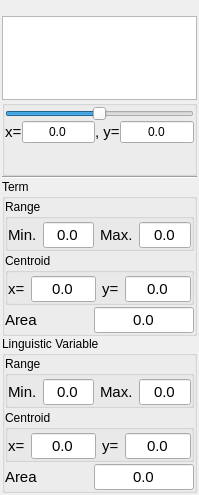
<?xml version="1.0" encoding="UTF-8"?>
<ui version="4.0">
 <class>Grapher</class>
 <widget class="QWidget" name="Grapher">
  <property name="geometry">
   <rect>
    <x>0</x>
    <y>0</y>
    <width>199</width>
    <height>495</height>
   </rect>
  </property>
  <property name="sizePolicy">
   <sizepolicy hsizetype="Preferred" vsizetype="Maximum">
    <horstretch>0</horstretch>
    <verstretch>0</verstretch>
   </sizepolicy>
  </property>
  <property name="focusPolicy">
   <enum>Qt::ClickFocus</enum>
  </property>
  <property name="contextMenuPolicy">
   <enum>Qt::DefaultContextMenu</enum>
  </property>
  <property name="windowTitle">
   <string>Form</string>
  </property>
  <layout class="QVBoxLayout" name="verticalLayout">
   <property name="spacing">
    <number>0</number>
   </property>
   <property name="margin">
    <number>2</number>
   </property>
   <item>
    <widget class="QLabel" name="lbl_name">
     <property name="text">
      <string/>
     </property>
    </widget>
   </item>
   <item>
    <widget class="QGraphicsView" name="gvw_canvas">
     <property name="sizePolicy">
      <sizepolicy hsizetype="Expanding" vsizetype="Maximum">
       <horstretch>0</horstretch>
       <verstretch>0</verstretch>
      </sizepolicy>
     </property>
     <property name="focusPolicy">
      <enum>Qt::NoFocus</enum>
     </property>
     <property name="contextMenuPolicy">
      <enum>Qt::NoContextMenu</enum>
     </property>
     <property name="verticalScrollBarPolicy">
      <enum>Qt::ScrollBarAsNeeded</enum>
     </property>
     <property name="horizontalScrollBarPolicy">
      <enum>Qt::ScrollBarAsNeeded</enum>
     </property>
     <property name="backgroundBrush">
      <brush brushstyle="NoBrush">
       <color alpha="0">
        <red>0</red>
        <green>0</green>
        <blue>0</blue>
       </color>
      </brush>
     </property>
     <property name="foregroundBrush">
      <brush brushstyle="NoBrush">
       <color alpha="0">
        <red>0</red>
        <green>0</green>
        <blue>0</blue>
       </color>
      </brush>
     </property>
     <property name="sceneRect">
      <rectf>
       <x>0.000000000000000</x>
       <y>0.000000000000000</y>
       <width>0.000000000000000</width>
       <height>0.000000000000000</height>
      </rectf>
     </property>
     <property name="renderHints">
      <set>QPainter::Antialiasing|QPainter::HighQualityAntialiasing|QPainter::SmoothPixmapTransform|QPainter::TextAntialiasing</set>
     </property>
     <property name="resizeAnchor">
      <enum>QGraphicsView::NoAnchor</enum>
     </property>
     <property name="viewportUpdateMode">
      <enum>QGraphicsView::FullViewportUpdate</enum>
     </property>
    </widget>
   </item>
   <item>
    <layout class="QVBoxLayout" name="verticalLayout_2">
     <property name="spacing">
      <number>0</number>
     </property>
     <item>
      <layout class="QVBoxLayout" name="verticalLayout_3">
       <property name="spacing">
        <number>0</number>
       </property>
       <item>
        <widget class="QGroupBox" name="grx_control">
         <property name="title">
          <string/>
         </property>
         <property name="flat">
          <bool>true</bool>
         </property>
         <layout class="QVBoxLayout" name="verticalLayout_5">
          <property name="spacing">
           <number>0</number>
          </property>
          <property name="margin">
           <number>0</number>
          </property>
          <item>
           <widget class="QSlider" name="hsl_value">
            <property name="focusPolicy">
             <enum>Qt::WheelFocus</enum>
            </property>
            <property name="contextMenuPolicy">
             <enum>Qt::NoContextMenu</enum>
            </property>
            <property name="minimum">
             <number>-100</number>
            </property>
            <property name="maximum">
             <number>100</number>
            </property>
            <property name="value">
             <number>0</number>
            </property>
            <property name="orientation">
             <enum>Qt::Horizontal</enum>
            </property>
           </widget>
          </item>
          <item>
           <layout class="QHBoxLayout" name="horizontalLayout">
            <item>
             <widget class="QLabel" name="lbl_x">
              <property name="font">
               <font>
                <pointsize>11</pointsize>
               </font>
              </property>
              <property name="contextMenuPolicy">
               <enum>Qt::NoContextMenu</enum>
              </property>
              <property name="text">
               <string>x=</string>
              </property>
             </widget>
            </item>
            <item>
             <widget class="QLineEdit" name="led_x">
              <property name="text">
               <string>0.0</string>
              </property>
              <property name="alignment">
               <set>Qt::AlignCenter</set>
              </property>
              <property name="readOnly">
               <bool>false</bool>
              </property>
             </widget>
            </item>
            <item>
             <widget class="QLabel" name="lbl_y">
              <property name="font">
               <font>
                <pointsize>11</pointsize>
               </font>
              </property>
              <property name="contextMenuPolicy">
               <enum>Qt::NoContextMenu</enum>
              </property>
              <property name="text">
               <string>, y=</string>
              </property>
             </widget>
            </item>
            <item>
             <widget class="QLineEdit" name="led_y">
              <property name="text">
               <string>0.0</string>
              </property>
              <property name="alignment">
               <set>Qt::AlignCenter</set>
              </property>
              <property name="readOnly">
               <bool>true</bool>
              </property>
             </widget>
            </item>
           </layout>
          </item>
          <item>
           <layout class="QHBoxLayout" name="horizontalLayout_2">
            <property name="sizeConstraint">
             <enum>QLayout::SetMinAndMaxSize</enum>
            </property>
            <item>
             <widget class="QLabel" name="lbl_fuzzy">
              <property name="sizePolicy">
               <sizepolicy hsizetype="Minimum" vsizetype="Fixed">
                <horstretch>0</horstretch>
                <verstretch>0</verstretch>
               </sizepolicy>
              </property>
              <property name="minimumSize">
               <size>
                <width>0</width>
                <height>30</height>
               </size>
              </property>
              <property name="font">
               <font>
                <pointsize>11</pointsize>
               </font>
              </property>
              <property name="contextMenuPolicy">
               <enum>Qt::NoContextMenu</enum>
              </property>
              <property name="text">
               <string/>
              </property>
              <property name="alignment">
               <set>Qt::AlignCenter</set>
              </property>
              <property name="wordWrap">
               <bool>true</bool>
              </property>
             </widget>
            </item>
           </layout>
          </item>
         </layout>
        </widget>
       </item>
       <item>
        <widget class="Line" name="line_2">
         <property name="orientation">
          <enum>Qt::Horizontal</enum>
         </property>
        </widget>
       </item>
       <item>
        <widget class="QGroupBox" name="grx_term">
         <property name="title">
          <string>Term</string>
         </property>
         <property name="flat">
          <bool>false</bool>
         </property>
         <layout class="QVBoxLayout" name="verticalLayout_6">
          <property name="spacing">
           <number>2</number>
          </property>
          <property name="margin">
           <number>0</number>
          </property>
          <item>
           <widget class="QGroupBox" name="grx_term_range">
            <property name="title">
             <string>Range</string>
            </property>
            <property name="flat">
             <bool>true</bool>
            </property>
            <layout class="QHBoxLayout" name="horizontalLayout_6">
             <property name="spacing">
              <number>-1</number>
             </property>
             <property name="leftMargin">
              <number>0</number>
             </property>
             <property name="topMargin">
              <number>3</number>
             </property>
             <property name="rightMargin">
              <number>0</number>
             </property>
             <property name="bottomMargin">
              <number>0</number>
             </property>
             <item>
              <widget class="QLabel" name="lbl_term_range_min">
               <property name="font">
                <font>
                 <pointsize>11</pointsize>
                </font>
               </property>
               <property name="text">
                <string>Min.</string>
               </property>
              </widget>
             </item>
             <item>
              <widget class="QLineEdit" name="led_term_range_min">
               <property name="font">
                <font>
                 <pointsize>11</pointsize>
                </font>
               </property>
               <property name="text">
                <string>0.0</string>
               </property>
               <property name="alignment">
                <set>Qt::AlignCenter</set>
               </property>
               <property name="readOnly">
                <bool>true</bool>
               </property>
              </widget>
             </item>
             <item>
              <widget class="QLabel" name="lbl_term_range_max">
               <property name="font">
                <font>
                 <pointsize>11</pointsize>
                </font>
               </property>
               <property name="text">
                <string>Max.</string>
               </property>
              </widget>
             </item>
             <item>
              <widget class="QLineEdit" name="led_term_range_max">
               <property name="font">
                <font>
                 <pointsize>11</pointsize>
                </font>
               </property>
               <property name="text">
                <string>0.0</string>
               </property>
               <property name="alignment">
                <set>Qt::AlignCenter</set>
               </property>
               <property name="readOnly">
                <bool>true</bool>
               </property>
              </widget>
             </item>
            </layout>
           </widget>
          </item>
          <item>
           <widget class="QGroupBox" name="grx_term_centroid">
            <property name="sizePolicy">
             <sizepolicy hsizetype="Preferred" vsizetype="Maximum">
              <horstretch>0</horstretch>
              <verstretch>0</verstretch>
             </sizepolicy>
            </property>
            <property name="contextMenuPolicy">
             <enum>Qt::NoContextMenu</enum>
            </property>
            <property name="title">
             <string>Centroid</string>
            </property>
            <property name="flat">
             <bool>true</bool>
            </property>
            <layout class="QHBoxLayout" name="horizontalLayout_3">
             <property name="leftMargin">
              <number>0</number>
             </property>
             <property name="topMargin">
              <number>3</number>
             </property>
             <property name="rightMargin">
              <number>0</number>
             </property>
             <property name="bottomMargin">
              <number>0</number>
             </property>
             <item>
              <widget class="QLabel" name="lbl_x_term_centroid">
               <property name="font">
                <font>
                 <pointsize>11</pointsize>
                </font>
               </property>
               <property name="contextMenuPolicy">
                <enum>Qt::NoContextMenu</enum>
               </property>
               <property name="text">
                <string>x=</string>
               </property>
              </widget>
             </item>
             <item>
              <widget class="QLineEdit" name="led_x_term_centroid">
               <property name="font">
                <font>
                 <pointsize>11</pointsize>
                </font>
               </property>
               <property name="text">
                <string>0.0</string>
               </property>
               <property name="alignment">
                <set>Qt::AlignCenter</set>
               </property>
               <property name="readOnly">
                <bool>true</bool>
               </property>
              </widget>
             </item>
             <item>
              <widget class="QLabel" name="lbl_y_term_centroid">
               <property name="font">
                <font>
                 <pointsize>11</pointsize>
                </font>
               </property>
               <property name="contextMenuPolicy">
                <enum>Qt::NoContextMenu</enum>
               </property>
               <property name="text">
                <string>y=</string>
               </property>
              </widget>
             </item>
             <item>
              <widget class="QLineEdit" name="led_y_term_centroid">
               <property name="font">
                <font>
                 <pointsize>11</pointsize>
                </font>
               </property>
               <property name="text">
                <string>0.0</string>
               </property>
               <property name="alignment">
                <set>Qt::AlignCenter</set>
               </property>
               <property name="readOnly">
                <bool>true</bool>
               </property>
              </widget>
             </item>
            </layout>
           </widget>
          </item>
          <item>
           <layout class="QHBoxLayout" name="horizontalLayout_5">
            <item>
             <widget class="QLabel" name="lbl_term_area">
              <property name="sizePolicy">
               <sizepolicy hsizetype="Preferred" vsizetype="Preferred">
                <horstretch>0</horstretch>
                <verstretch>0</verstretch>
               </sizepolicy>
              </property>
              <property name="font">
               <font>
                <pointsize>11</pointsize>
               </font>
              </property>
              <property name="text">
               <string>Area</string>
              </property>
             </widget>
            </item>
            <item>
             <widget class="QLineEdit" name="led_term_area">
              <property name="sizePolicy">
               <sizepolicy hsizetype="Expanding" vsizetype="Maximum">
                <horstretch>0</horstretch>
                <verstretch>0</verstretch>
               </sizepolicy>
              </property>
              <property name="maximumSize">
               <size>
                <width>100</width>
                <height>16777215</height>
               </size>
              </property>
              <property name="font">
               <font>
                <pointsize>11</pointsize>
               </font>
              </property>
              <property name="text">
               <string>0.0</string>
              </property>
              <property name="alignment">
               <set>Qt::AlignCenter</set>
              </property>
              <property name="readOnly">
               <bool>true</bool>
              </property>
             </widget>
            </item>
           </layout>
          </item>
         </layout>
        </widget>
       </item>
       <item>
        <widget class="QGroupBox" name="grx_lvar">
         <property name="title">
          <string>Linguistic Variable</string>
         </property>
         <layout class="QVBoxLayout" name="verticalLayout_7">
          <property name="spacing">
           <number>2</number>
          </property>
          <property name="margin">
           <number>0</number>
          </property>
          <item>
           <widget class="QGroupBox" name="grx_lvar_range">
            <property name="title">
             <string>Range</string>
            </property>
            <property name="flat">
             <bool>true</bool>
            </property>
            <layout class="QHBoxLayout" name="horizontalLayout_7">
             <property name="spacing">
              <number>-1</number>
             </property>
             <property name="leftMargin">
              <number>0</number>
             </property>
             <property name="topMargin">
              <number>3</number>
             </property>
             <property name="rightMargin">
              <number>0</number>
             </property>
             <property name="bottomMargin">
              <number>0</number>
             </property>
             <item>
              <widget class="QLabel" name="lbl_lvar_range_min">
               <property name="font">
                <font>
                 <pointsize>11</pointsize>
                </font>
               </property>
               <property name="text">
                <string>Min.</string>
               </property>
              </widget>
             </item>
             <item>
              <widget class="QLineEdit" name="led_lvar_range_min">
               <property name="font">
                <font>
                 <pointsize>11</pointsize>
                </font>
               </property>
               <property name="text">
                <string>0.0</string>
               </property>
               <property name="alignment">
                <set>Qt::AlignCenter</set>
               </property>
               <property name="readOnly">
                <bool>true</bool>
               </property>
              </widget>
             </item>
             <item>
              <widget class="QLabel" name="lbl_lvar_range_max">
               <property name="font">
                <font>
                 <pointsize>11</pointsize>
                </font>
               </property>
               <property name="text">
                <string>Max.</string>
               </property>
              </widget>
             </item>
             <item>
              <widget class="QLineEdit" name="led_lvar_range_max">
               <property name="font">
                <font>
                 <pointsize>11</pointsize>
                </font>
               </property>
               <property name="text">
                <string>0.0</string>
               </property>
               <property name="alignment">
                <set>Qt::AlignCenter</set>
               </property>
               <property name="readOnly">
                <bool>true</bool>
               </property>
              </widget>
             </item>
            </layout>
           </widget>
          </item>
          <item>
           <widget class="QGroupBox" name="grx_lvar_centroid">
            <property name="sizePolicy">
             <sizepolicy hsizetype="Preferred" vsizetype="Maximum">
              <horstretch>0</horstretch>
              <verstretch>0</verstretch>
             </sizepolicy>
            </property>
            <property name="contextMenuPolicy">
             <enum>Qt::NoContextMenu</enum>
            </property>
            <property name="title">
             <string>Centroid</string>
            </property>
            <property name="flat">
             <bool>true</bool>
            </property>
            <layout class="QHBoxLayout" name="horizontalLayout_4">
             <property name="leftMargin">
              <number>0</number>
             </property>
             <property name="topMargin">
              <number>3</number>
             </property>
             <property name="rightMargin">
              <number>0</number>
             </property>
             <property name="bottomMargin">
              <number>0</number>
             </property>
             <item>
              <widget class="QLabel" name="lbl_x_lvar_centroid">
               <property name="font">
                <font>
                 <pointsize>11</pointsize>
                </font>
               </property>
               <property name="contextMenuPolicy">
                <enum>Qt::NoContextMenu</enum>
               </property>
               <property name="text">
                <string>x=</string>
               </property>
              </widget>
             </item>
             <item>
              <widget class="QLineEdit" name="led_x_lvar_centroid">
               <property name="font">
                <font>
                 <pointsize>11</pointsize>
                </font>
               </property>
               <property name="text">
                <string>0.0</string>
               </property>
               <property name="alignment">
                <set>Qt::AlignCenter</set>
               </property>
               <property name="readOnly">
                <bool>true</bool>
               </property>
              </widget>
             </item>
             <item>
              <widget class="QLabel" name="lbl_y_lvar_centroid">
               <property name="font">
                <font>
                 <pointsize>11</pointsize>
                </font>
               </property>
               <property name="contextMenuPolicy">
                <enum>Qt::NoContextMenu</enum>
               </property>
               <property name="text">
                <string>y=</string>
               </property>
              </widget>
             </item>
             <item>
              <widget class="QLineEdit" name="led_y_lvar_centroid">
               <property name="font">
                <font>
                 <pointsize>11</pointsize>
                </font>
               </property>
               <property name="text">
                <string>0.0</string>
               </property>
               <property name="alignment">
                <set>Qt::AlignCenter</set>
               </property>
               <property name="readOnly">
                <bool>true</bool>
               </property>
              </widget>
             </item>
            </layout>
           </widget>
          </item>
          <item>
           <layout class="QHBoxLayout" name="horizontalLayout_8">
            <item>
             <widget class="QLabel" name="lbl_lvar_area">
              <property name="sizePolicy">
               <sizepolicy hsizetype="Preferred" vsizetype="Maximum">
                <horstretch>0</horstretch>
                <verstretch>0</verstretch>
               </sizepolicy>
              </property>
              <property name="font">
               <font>
                <pointsize>11</pointsize>
               </font>
              </property>
              <property name="contextMenuPolicy">
               <enum>Qt::NoContextMenu</enum>
              </property>
              <property name="text">
               <string>Area</string>
              </property>
             </widget>
            </item>
            <item>
             <widget class="QLineEdit" name="led_lvar_area">
              <property name="sizePolicy">
               <sizepolicy hsizetype="Expanding" vsizetype="Maximum">
                <horstretch>0</horstretch>
                <verstretch>0</verstretch>
               </sizepolicy>
              </property>
              <property name="maximumSize">
               <size>
                <width>100</width>
                <height>16777215</height>
               </size>
              </property>
              <property name="font">
               <font>
                <pointsize>11</pointsize>
               </font>
              </property>
              <property name="text">
               <string>0.0</string>
              </property>
              <property name="alignment">
               <set>Qt::AlignCenter</set>
              </property>
              <property name="readOnly">
               <bool>true</bool>
              </property>
             </widget>
            </item>
           </layout>
          </item>
         </layout>
        </widget>
       </item>
      </layout>
     </item>
    </layout>
   </item>
   <item>
    <layout class="QHBoxLayout" name="hly_area_centroid"/>
   </item>
  </layout>
 </widget>
 <resources/>
 <connections/>
</ui>
